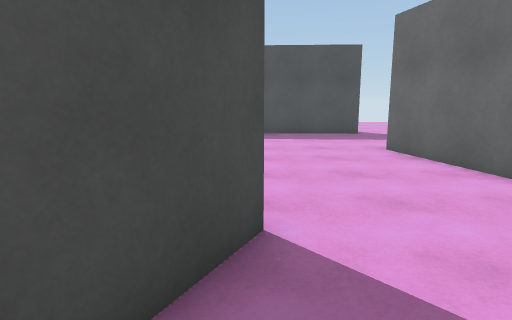
[1] (above)

21 first-person views from a walk through a Unity game level. The camera is 1.5 m above the floor, tilts 10° down and sees 75° across. The floor is counted in squares, 1 m on a side. Each view is taken from the middle of a square. On the plan, view 1 faces up. The plan holds only what a view shows up to about 15 squares ahead; the rest is blank. The place goes on beyond the plan. The player is left out.

[2]
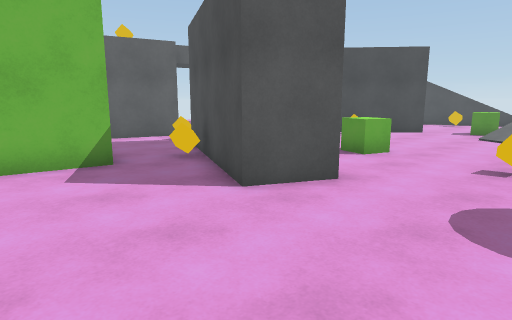

[3]
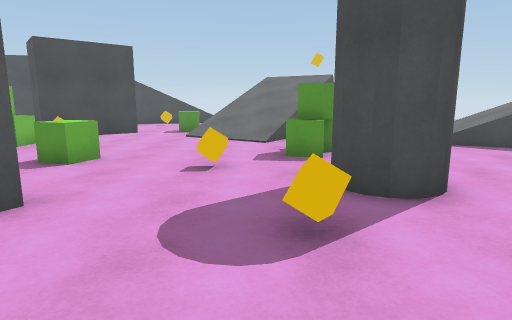

[4]
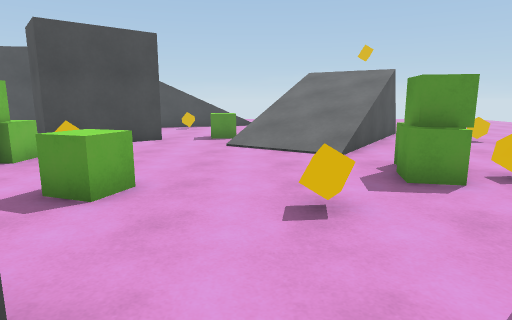

[5]
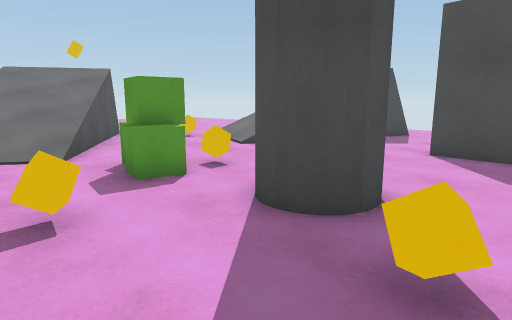

[6]
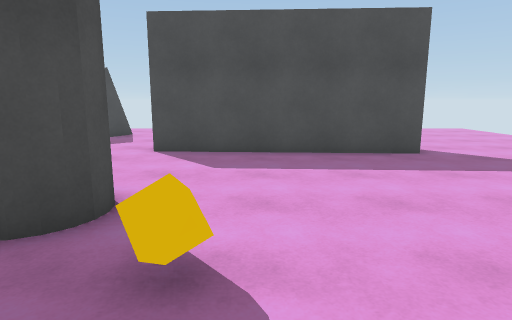

[7]
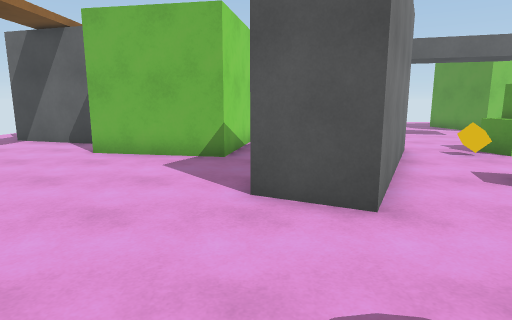

[8]
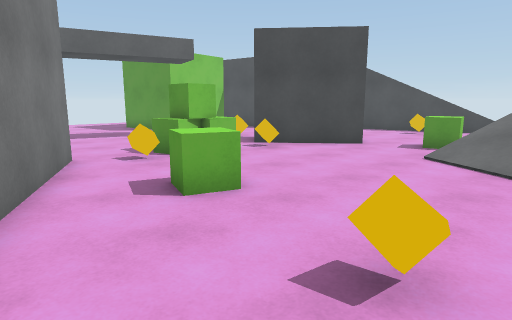

[9]
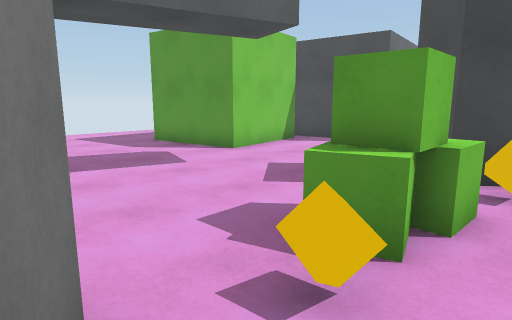

[10]
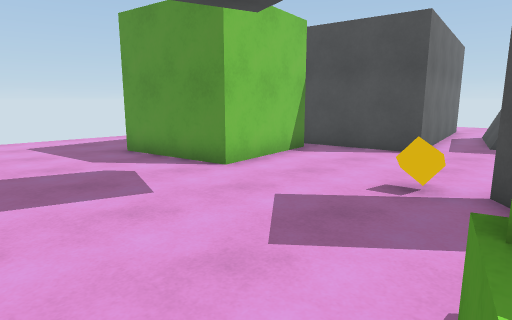

[11]
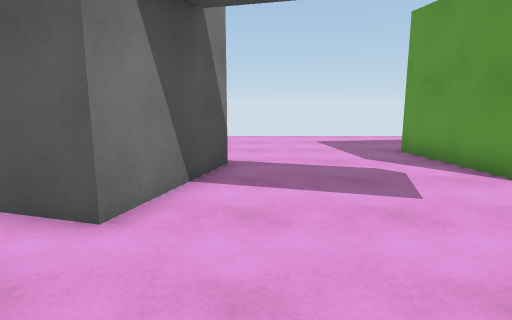

[12]
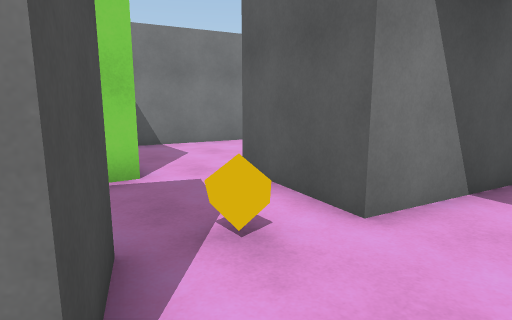

[13]
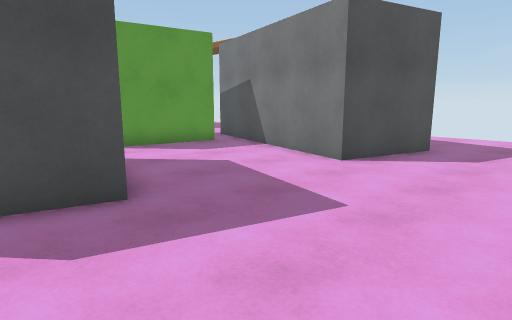

[14]
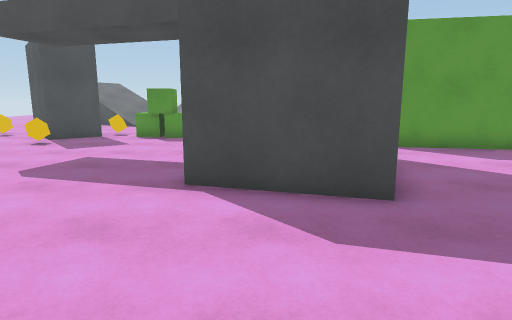

[15]
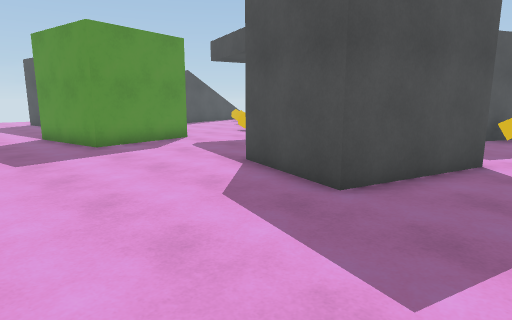

[16]
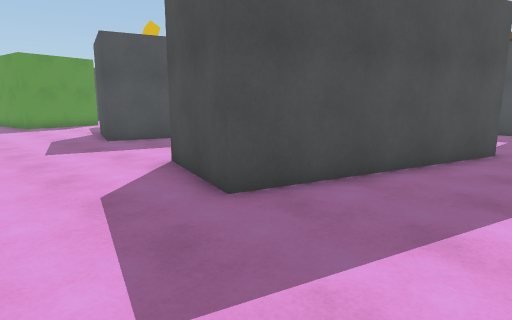

[17]
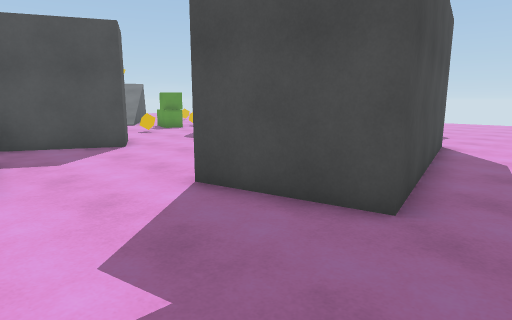

[18]
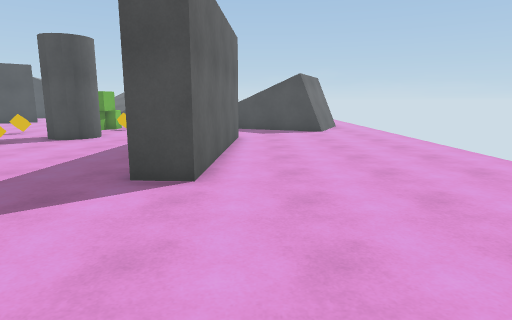

[19]
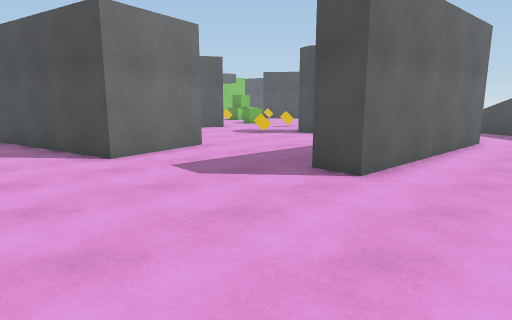

[20]
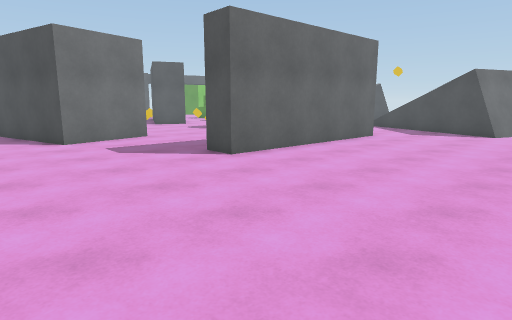

[21]
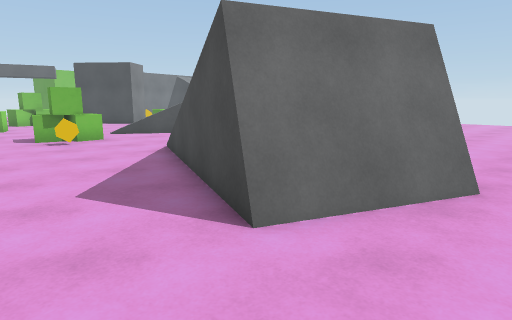

### Floor plan
Key: @ floor where view 1 was taken; # wall or solid block; . floor; / step, stairs or slope; = window, fence, low wall or low ledge; C cube; G green cube; B grey box; R grey cylinder.
Columns run from 16 left of view 1 to 11 right of it. Each row starts with its distance up from view 1.
 24         ... ......... ...  .
 23   .....=..................
 22 ......####.................
 21 ..     /###.................
 20          //.................
 19          /..................
 18      //  /..................
 17     =////....########.......
 16      ////....########.......
 15    ..////...................
 14    C.../...................
 13      ......................
 12  #.   .....................
 11  ///.....C.. RR......####..
 10  ////=..GGG.RRR......#  #..
  9  ////#=.GGG....C.....#  #..
  8  //////..............#  #..
  7   /////....C.........#  #..
  6    =//...............   ##.
  5  GG..................    #.
  4  .G........G..###....    #..
  3 ..........GG..###.....####..
  2 .. B.........###............
  1    BB........###...........
  0  CBBBC.GGGC.###C@###......
 -1  ..BBB.GGG..###..####..... .
 -2  ...B.......##...#   .....
 -3 ....C........C..##    ##..
 -4 ................#####.####.
 -5 #...........BB......### ##..
 -6 #...........B BB.....#  ##..
 -7 #..###.....BB  B.....#  #..
 -8 ######.....B  BB....##  #..
 -9      #.....BBBB.....#  ##..
-10      #.......BB.....#  #....
-11   ####..............####....
-12 ............................
-13 ............................
-14     ......................
-15     ..............    ...  .

Positions as (right, up) in squares from view 1, and headings:
1: (0, 0), facing up
2: (4, 8), facing down-left
3: (3, 8), facing left
4: (0, 6), facing left
5: (0, 6), facing up-left
6: (0, 6), facing up
7: (0, 9), facing down
8: (-2, 8), facing down-left
9: (-4, 1), facing down-left
10: (-6, -1), facing down-left
11: (-6, -1), facing down
12: (-6, -1), facing down-right
13: (-4, -15), facing up-right
14: (-4, -15), facing up
15: (1, -15), facing up-left
16: (11, -15), facing up-left
17: (11, -1), facing up-left
18: (11, 18), facing left
19: (11, 20), facing down-left
20: (11, 24), facing down-left
21: (-3, 24), facing down-left
